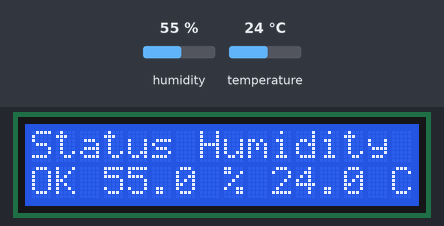
Recording of a sketch running on a simulated Arduino Uno, built with avr-gcc and run on an emulated ATmega328P. Parts: 16×2 character LCD. The inputs (shaded band) are chosen by the test bench; at power-on: humidity 55 %, temperature 24 °C. What the sketch prints to the serial monitor is not drawn.

Above: at 2.7 s.
2.8 s: humidity set to 22 %
At 5.4 s:
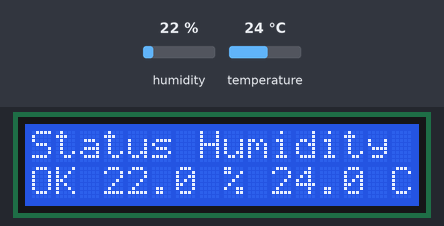
5.8 s: temperature set to 12 °C
At 7.4 s:
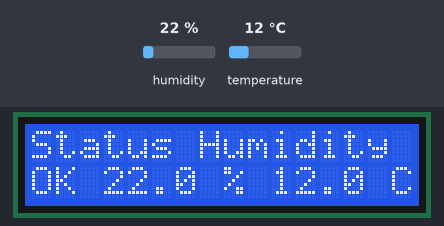
8.8 s: humidity set to 40 %
At 11.1 s:
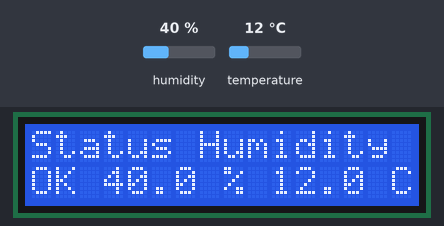
11.8 s: temperature set to 19 °C
At 12.9 s:
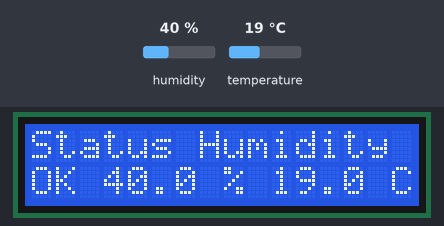
Timing chart, 0 to 14.8 s (numbered marks = the images above; inputs shaded):
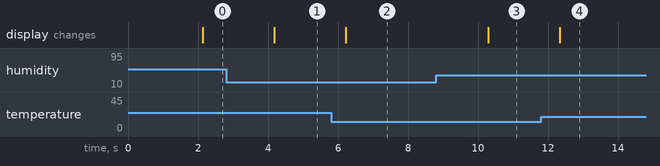

The sketch:

meterologicalStation.ino
```cpp
#include "DHT.h"
#include <Wire.h>
#include <LiquidCrystal_I2C.h>

// Set the LCD address to 0x27 for a 16 chars and 2 line display
LiquidCrystal_I2C lcd(0x27, 16, 2);

#define DHTPIN 2  // Pin where the DHT sensor is connected
#define DHTTYPE DHT11  // Type of DHT sensor (DHT11 or DHT22)

DHT dht(DHTPIN, DHTTYPE);

void setup()
{
  Serial.begin(9600);
  Serial.println();
  Serial.println("Status\tHumidity (%)\tTemperature (C)");
  lcd.init(); // Initialize the LCD
  lcd.backlight();
  lcd.setCursor(0, 0);
  lcd.print("Status Humidity | Temperature (C)");
  dht.begin(); // Initialize the DHT sensor
}

void loop()
{
  delay(2000); // Delay for 2 seconds between readings

  float humidity = dht.readHumidity();       /* Get humidity value */
  float temperature = dht.readTemperature(); /* Get temperature value */

  Serial.print("OK");
  Serial.print("\t");
  Serial.print(humidity, 1);
  Serial.print("\t\t");
  Serial.print(temperature, 1);

  lcd.setCursor(0, 1); // Go to start of the 2nd line
  lcd.print("OK");
  lcd.print("\t");
  lcd.print(humidity, 1);
  lcd.print(" % ");
  lcd.print(temperature, 1);
  lcd.print(" C");

  lcd.setCursor(0, 0); // Return to the first line
}
```

Measured:
- after the input at 2.8 s, the display: changes after 1.4 s (image 1)
- after the input at 5.8 s, the display: changes after 0.42 s (image 2)
- after the input at 8.8 s, the display: changes after 1.5 s (image 3)
- after the input at 11.8 s, the display: changes after 0.54 s (image 4)
